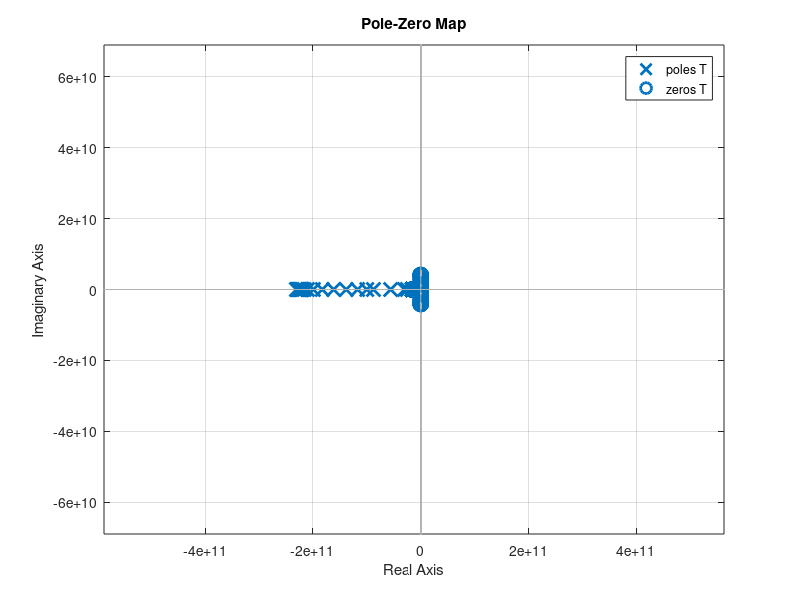

The MATLAB script that drew this image:
%% Reverse Conduction Oscillations
s = tf('s');
% z1 = Rg + s*Lg;
% z2 = s*Ls;
% z3 = s*(Ls+2*Ld) + 1/(s*(Cgd + Cds)) + 2*Rd+2*Rs;
% z4 = (z1*z2+z2*z3+z1*z3)/z2;
% z5 = (z1*z2+z2*z3+z1*z3)/z3;
% z6 = (z1*z2+z2*z3+z1*z3)/z1;
% z7 = z4/(1+s*z4*Cgd);
% z8 = z5/(1+s*z5*Cgs);
% z9 = z6/(1+s*z6*Cds);
% F = -(z7*z9)/(z7+z8+z9);
% A = 15.2733333;
% G = F*A;
% T = A/(1-G);

% Cgd1 = 2e-12;
% Cgs1 = 258e-12;
% Cds1 = 63e-12;
% Coss = Cgd1+Cds1;
hold on
for Vds = 0:25:500
%% Crss calculation
       a1 =   2.519e+14;
       b1 =      -345.7;
       c1 =       63.76;
       a2 =       27.99;
       b2 =       12.86;
       c2 =       18.29;
       a3 =       8.666;
       b3 =       33.93;
       c3 =       9.161;
       a4 =       1.502;
       b4 =       125.5;
       c4 =       121.9;
       a5 =      0.6563;
       b5 =         500;
       c5 =       34.57;
       a6 =        1.98;
       b6 =       408.2;
       c6 =       134.7;
Crss1 = a1.*exp(-((Vds-b1)./c1).^2) + a2.*exp(-((Vds-b2)./c2).^2) + a3*exp(-((Vds-b3)./c3).^2)...
   + a4.*exp(-((Vds-b4)./c4).^2) +a5.*exp(-((Vds-b5)./c5).^2) +a6.*exp(-((Vds-b6)./c6).^2);
%% Ciss Calculation
       a1 =        1167;
       b1 =      -115.8;
       c1 =       60.96;
       a2 =       269.7;
       b2 =       -5402;
       c2 =   4.243e+04;
       a3 =        3.61;
       b3 =       238.5;
       c3 =       2.507;
       a4 =       1.036;
       b4 =       175.8;
       c4 =       16.81;
       a5 =       1.571;
       b5 =         263;
       c5 =       3.586;
       a6 =      -1.174;
       b6 =       238.2;
       c6 =       25.85;
Ciss1 = a1.*exp(-((Vds-b1)./c1).^2) + a2.*exp(-((Vds-b2)./c2).^2) + a3*exp(-((Vds-b3)./c3).^2)...
   + a4.*exp(-((Vds-b4)./c4).^2) +a5.*exp(-((Vds-b5)./c5).^2) +a6.*exp(-((Vds-b6)./c6).^2);


%% Coss Calculation
       a1 =         328;
       b1 =       -8.43;
       c1 =       30.26;
       a2 =       115.8;
       b2 =        42.2;
       c2 =       7.341;
       a3 =       45.83;
       b3 =       59.01;
       c3 =       6.099;
       a4 =       183.1;
       b4 =        28.6;
       c4 =       16.39;
       a5 =       69.29;
       b5 =       154.4;
       c5 =        1511;
       a6 =       125.6;
       b6 =       22.68;
       c6 =       119.6;
Coss1 = a1.*exp(-((Vds-b1)./c1).^2) + a2.*exp(-((Vds-b2)./c2).^2) + a3*exp(-((Vds-b3)./c3).^2)...
   + a4.*exp(-((Vds-b4)./c4).^2) +a5.*exp(-((Vds-b5)./c5).^2) +a6.*exp(-((Vds-b6)./c6).^2);
%% Outputs
Coss1 = Coss1 * 1e-12;
Crss1 = Crss1 * 1e-12;
Ciss1 = Ciss1 * 1e-12;

Cgs1 = Ciss1 - Crss1;
Cds1 = Coss1 - Crss1;
Cgd1 = Crss1;

Ls1 = 2e-10;
Ld1 = 7e-10;
Lg1 = 7e-10;
Lk =2*Ld1+Ls1;

Ron1 = 12;
Rg1 = 1.5;
Rloop = 0;

a0 = 1;
a1 = Cgs1*(Rg1+Ron1)+Coss1*Rloop;
a2 = Cgs1*Lg1 + Coss1*Lk + Cgs1*Ls1 + Cgs1*Coss1*(Rg1+Ron1)*Rloop;
a3 = Cgs1*Coss1*(Lk*(Rg1+Ron1) + Ls1*(Rg1+Ron1) + Lg1*Rloop + Ls1*Rloop);
a4 = Cgs1*Coss1*(Lk*Lg1+ Lk*Ls1 + Lg1*Ls1);
b0 = Cds1 + Cgd1 + Coss1;
b1 = (Cds1*Cgd1+Cds1*Cgs1+Cgd1*Cgs1)*(Rg1+Ron1) + (Cgd1+Cgs1)*Coss1*(Rg1+Ron1) + (Cds1 + Cgd1)*Coss1*(Rloop);
b2 = (Cds1*Cgd1+Cds1*Cgs1+Cgd1*Cgs1)*(Lg1+Ls1+Coss1*(Rg1+Ron1)*Rloop) + Coss1*(Cds1*(Lk+Ls1)+Cgd1*(Lk+Lg1)+Cgs1*(Ls1+Lg1));
b3 = Coss1*(Cds1*Cgd1+Cds1*Cgs1+Cgd1*Cgs1)*(Lk*(Rg1+Ron1)+Ls1*(Rg1+Ron1)+Lg1*Rloop+Ls1*Rloop);
b4 = Coss1*(Cds1*Cgd1+Cds1*Cgs1+Cgd1*Cgs1)*(Lk*Lg1 + Lk*Ls1 + Lg1*Ls1);
gm= 15.2733333;
c0 = gm*a0;
c1 = gm*a1+b0;
c2 = gm*a2+b1;
c3 = gm*a3+b2;
c4 = gm*a4+b3;
c5 = b4;
T = gm*s*(b4*s^4+b3*s^3+b2*s^2+b1*s+b0)/(c5*s^5+c4*s^4+c3*s^3+c2*s^2+c1*s+c0);
pzmap(T);
p = pole(T);
z = zero(T);
end
% sizez = size(z);
% sizez = sizez(1);
% k = 1;
% for j = 1:sizez
%     if p(j) ~= 0 && z(j) ~= 0
%        for i=1:sizez
%            if p(j) == z(i)
%                polenew = p;
%                zeronew = z;
%                polenew(j) = [];
%                zeronew(i) = [];
%                
%                
%        
% end